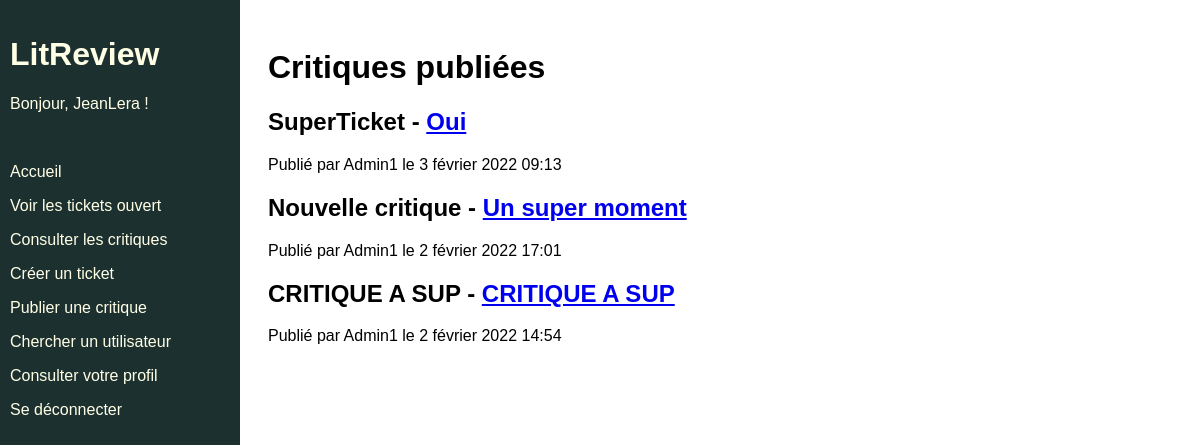
The app's page /review/list (signed in) with its own data.
### authentication/models.py (models this page shows)
class User(AbstractUser):
    CREATOR = 'CREATEUR'
    SUBSCRIBER = 'ABONNE'
    ROLE_CHOICES = (
        (CREATOR, 'Créateur'),
        (SUBSCRIBER, 'Abonné'),
    )
    profile_photo = models.ImageField(verbose_name='photo de profil')
    role = models.CharField(max_length=30, choices=ROLE_CHOICES, verbose_name='rôle')

### blog/models.py (models this page shows, shortened)
class Review(models.Model):
    ticket = models.ForeignKey(to=Ticket, on_delete=models.CASCADE, blank=True, null=True)
    rating = models.PositiveSmallIntegerField(verbose_name='Notes', validators=[MinValueValidator(0), MaxValueValidator(5)])
    headline = models.CharField(verbose_name="Titre", max_length=128)
    body = models.TextField(verbose_name="Critique",max_length=8192, blank=True)
    user = models.ForeignKey(to=settings.AUTH_USER_MODEL, on_delete=models.CASCADE)
    time_created = models.DateTimeField(auto_now_add=True)
    content_reference = models.CharField(verbose_name='Titre de la référence', max_length=80, blank=True, null=True)
    content_author = models.CharField(verbose_name='Nom de l\'auteur', max_length=80, blank=True, null=True)
    content_picture = models.ImageField(verbose_name='Image', upload_to='ticket', blank=True, null=True)
    publication_year = models.IntegerField(verbose_name='Date de publication',
                                           validators=[MinValueValidator(-400),MaxValueValidator(datetime.date.today().year+1)],
                                           blank=True, null=True)
    class Meta:
        ordering = ['-time_created']

### blog/views.py (the view)
# urls.py: path('review/list', views.review_list_view, name='review-list'),
@login_required
def review_list_view(request):
    review_objects = Review.objects.all()
    context = {
        'review_objects': review_objects
    }
    return render(request, "tickets_reviews/review_list.html", context)

### blog/templates/tickets_reviews/review_list.html (shortened to what this page needs)
{% extends 'base.html' %}
{% block content %}
<h1> Critiques publiées </h1>
{% if review_objects %}
        {% for review in review_objects %}
            <p>
                <h2>{{ review.content_reference }} - <a href="{{ review.id }}">{{ review.headline }}</a></h2>
                <p>Publié par {{ review.user }} le {{ review.time_created}}</p>
            </p>
        {% endfor %}
    {% else %}
        <p> Pour le moment, aucune critique n'a été publiée. </p>
{% endif %}
{% endblock %}

### templates/base.html (shortened to what this page needs)
{% load static %}
<html>
    <head>
        <link rel="stylesheet" href="{% static 'app.css' %}">
    </head>
    <body>
        <div class="sidebar">
            {% if user.is_authenticated %}
                <h1><a href="{% url 'home' %}">LitReview</a></h1>
                <p>Bonjour, {{ user }} !</p>
                <br>
                <p><a href="{% url 'home' %}">Accueil</a></p>
                <p><a href="{% url 'ticket-list' %}">Voir les tickets ouvert</a></p>
                <p><a href="{% url 'review-list' %}">Consulter les critiques</a></p>
                <p><a href="{% url 'ticket-creation' %}">Créer un ticket</a></p>
                <p><a href="{% url 'review-creation' %}">Publier une critique</a></p>
                <p><a href="{% url 'user-list' %}">Chercher un utilisateur</a></p>
                <p><a href="{% url 'profile' %}">Consulter votre profil</a></p>
                <p><a href="{% url 'logout' %}">Se déconnecter</a></p>
            {% else %}
                <h1>LitReview</h1>
            {% endif %}
        </div>
        <div class="main">
            {% block content %}{% endblock content %}
        </div>
    </body>
</html>

### static/app.css (style rules this page uses)
html { font-family: Arial; }
.sidebar { height: 100%; width: 220px; position: fixed; z-index: 1; top: 0; left: 0; background-color: #1d3030; color: #ffffe6; overflow-x: hidden; padding-top: 15px; padding-left: 10px; padding-right: 10px; }
.sidebar a { text-decoration: none; color: #ffffe6; display: block; }
.main { margin-left: 240px; padding: 20px; }

### records on screen
User: username "JeanLera"
Review: content_reference "SuperTicket", headline "Oui", user "Admin1", time_created "3 février 2022 09:13"
Review: content_reference "Nouvelle critique", headline "Un super moment", user "Admin1", time_created "2 février 2022 17:01"
Review: content_reference "CRITIQUE A SUP", headline "CRITIQUE A SUP", user "Admin1", time_created "2 février 2022 14:54"
